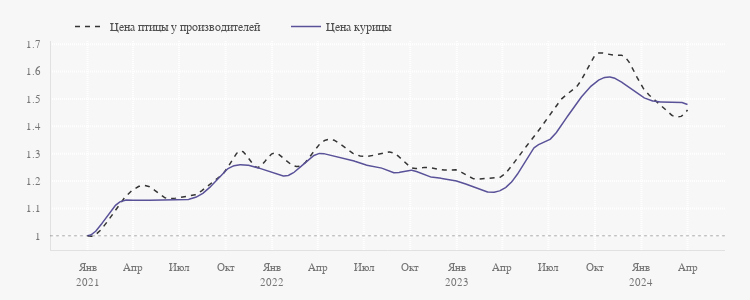

The cell this chart's notebook holds for it:
### Markdown cell above
### Цена курицы

### Code cell
fig = go.Figure(layout=dict(width=750, height=300))

fig.add_trace(
    go.Scatter(
        x=smoothed(prices_food_growth['птица сельскохозяйственная живая'], datetime_index=True).index,
        y=smoothed(prices_food_growth['птица сельскохозяйственная живая'],  datetime_index=True).values.ravel(),
        mode='lines', line_color=palette[-5], opacity=1, line_dash='5px', hoverinfo='skip',
        name='Цена птицы у производителей'))
fig.add_trace(
    go.Scatter(
        x=prices_food_growth['птица сельскохозяйственная живая'].index,
        y=prices_food_growth['птица сельскохозяйственная живая'],
        marker=dict(opacity=0, size=6),
        mode='markers', line_color=palette[0], showlegend=False,
        name='Цена птицы у производителей'))
fig.add_trace(
    go.Scatter(
        x=smoothed(prices_food_growth['куры охлажденные и мороженые, кг'], datetime_index=True).index,
        y=smoothed(prices_food_growth['куры охлажденные и мороженые, кг'],  datetime_index=True).values.ravel(),
        mode='lines', line_color=palette[7], hoverinfo='skip',
        name='Цена курицы'))
fig.add_trace(
    go.Scatter(
        x=prices_food_growth['куры охлажденные и мороженые, кг'].index,
        y=prices_food_growth['куры охлажденные и мороженые, кг'],
        marker=dict(opacity=0, size=6),
        mode='markers', line_color=palette[7], showlegend=False,
        name='Цена курицы'))

pl_hline(1)

fig.update_xaxes(dtick='M3', tickformat="%b<br>%Y", labelalias=xtickaliases)
fig.update_yaxes(dtick=0.1)

fig.show(config=config)

### Figure 1 — Plotly figure (JSON) as saved in the notebook; plotly's stock layout.template omitted (floating-point values rounded to 4 significant figures; data arrays with more than 128 entries replaced by an {"elided": "..."} marker saying what was removed)
{"data": [{"hoverinfo": "skip", "line": {"color": "#353535", "dash": "5px"}, "mode": "lines", "name": "Цена птицы у производителей", "opacity": 1, "type": "scatter", "x": {"elided": "1000 str values"}, "y": {"elided": "1000 float values"}}, {"line": {"color": "#4F4F4F"}, "marker": {"opacity": 0, "size": 6}, "mode": "markers", "name": "Цена птицы у производителей", "showlegend": false, "type": "scatter", "x": ["2021-01-01T00:00:00", "2021-02-01T00:00:00", "2021-03-01T00:00:00", "2021-04-01T00:00:00", "2021-05-01T00:00:00", "2021-06-01T00:00:00", "2021-07-01T00:00:00", "2021-08-01T00:00:00", "2021-09-01T00:00:00", "2021-10-01T00:00:00", "2021-11-01T00:00:00", "2021-12-01T00:00:00", "2022-01-01T00:00:00", "2022-02-01T00:00:00", "2022-03-01T00:00:00", "2022-04-01T00:00:00", "2022-05-01T00:00:00", "2022-06-01T00:00:00", "2022-07-01T00:00:00", "2022-08-01T00:00:00", "2022-09-01T00:00:00", "2022-10-01T00:00:00", "2022-11-01T00:00:00", "2022-12-01T00:00:00", "2023-01-01T00:00:00", "2023-02-01T00:00:00", "2023-03-01T00:00:00", "2023-04-01T00:00:00", "2023-05-01T00:00:00", "2023-06-01T00:00:00", "2023-07-01T00:00:00", "2023-08-01T00:00:00", "2023-09-01T00:00:00", "2023-10-01T00:00:00", "2023-11-01T00:00:00", "2023-12-01T00:00:00", "2024-01-01T00:00:00", "2024-02-01T00:00:00", "2024-03-01T00:00:00", "2024-04-01T00:00:00"], "y": [1, 1.03, 1.11, 1.17, 1.18, 1.14, 1.14, 1.15, 1.19, 1.24, 1.31, 1.25, 1.3, 1.27, 1.26, 1.33, 1.35, 1.31, 1.29, 1.3, 1.3, 1.25, 1.25, 1.24, 1.24, 1.21, 1.21, 1.22, 1.29, 1.36, 1.44, 1.51, 1.56, 1.66, 1.66, 1.65, 1.55, 1.49, 1.44, 1.46]}, {"hoverinfo": "skip", "line": {"color": "#595299"}, "mode": "lines", "name": "Цена курицы", "type": "scatter", "x": {"elided": "1000 str values"}, "y": {"elided": "1000 float values"}}, {"line": {"color": "#595299"}, "marker": {"opacity": 0, "size": 6}, "mode": "markers", "name": "Цена курицы", "showlegend": false, "type": "scatter", "x": ["2021-01-01T00:00:00", "2021-02-01T00:00:00", "2021-03-01T00:00:00", "2021-04-01T00:00:00", "2021-05-01T00:00:00", "2021-06-01T00:00:00", "2021-07-01T00:00:00", "2021-08-01T00:00:00", "2021-09-01T00:00:00", "2021-10-01T00:00:00", "2021-11-01T00:00:00", "2021-12-01T00:00:00", "2022-01-01T00:00:00", "2022-02-01T00:00:00", "2022-03-01T00:00:00", "2022-04-01T00:00:00", "2022-05-01T00:00:00", "2022-06-01T00:00:00", "2022-07-01T00:00:00", "2022-08-01T00:00:00", "2022-09-01T00:00:00", "2022-10-01T00:00:00", "2022-11-01T00:00:00", "2022-12-01T00:00:00", "2023-01-01T00:00:00", "2023-02-01T00:00:00", "2023-03-01T00:00:00", "2023-04-01T00:00:00", "2023-05-01T00:00:00", "2023-06-01T00:00:00", "2023-07-01T00:00:00", "2023-08-01T00:00:00", "2023-09-01T00:00:00", "2023-10-01T00:00:00", "2023-11-01T00:00:00", "2023-12-01T00:00:00", "2024-01-01T00:00:00", "2024-02-01T00:00:00", "2024-03-01T00:00:00", "2024-04-01T00:00:00"], "y": [1, 1.05, 1.12, 1.13, 1.13, 1.13, 1.13, 1.14, 1.18, 1.24, 1.26, 1.25, 1.23, 1.22, 1.26, 1.3, 1.29, 1.28, 1.26, 1.25, 1.23, 1.24, 1.22, 1.21, 1.2, 1.18, 1.16, 1.17, 1.23, 1.32, 1.35, 1.42, 1.5, 1.56, 1.58, 1.55, 1.51, 1.49, 1.49, 1.48]}], "layout": {"height": 300, "shapes": [{"line": {"color": "black", "dash": "3px", "width": 1}, "opacity": 0.3, "type": "line", "x0": 0, "x1": 1, "xref": "x domain", "y0": 1, "y1": 1, "yref": "y"}], "width": 750, "xaxis": {"autorange": true, "dtick": "M3", "labelalias": {"Apr<br>2021": "Апр", "Apr<br>2022": "Апр", "Apr<br>2023": "Апр", "Apr<br>2024": "Апр", "Aug<br>2021": "Авг", "Aug<br>2022": "Авг", "Aug<br>2023": "Авг", "Aug<br>2024": "Авг", "Dec<br>2021": "Дек", "Dec<br>2022": "Дек", "Dec<br>2023": "Дек", "Dec<br>2024": "Дек", "Feb<br>2021": "Фев", "Feb<br>2022": "Фев", "Feb<br>2023": "Фев", "Feb<br>2024": "Фев", "Jan<br>2021": "Янв<br>2021", "Jan<br>2022": "Янв<br>2022", "Jan<br>2023": "Янв<br>2023", "Jan<br>2024": "Янв<br>2024", "Jul<br>2021": "Июл", "Jul<br>2022": "Июл", "Jul<br>2023": "Июл", "Jul<br>2024": "Июл", "Jun<br>2021": "Июн", "Jun<br>2022": "Июн", "Jun<br>2023": "Июн", "Jun<br>2024": "Июн", "Mar<br>2021": "Мар", "Mar<br>2022": "Мар", "Mar<br>2023": "Мар", "Mar<br>2024": "Мар", "May<br>2021": "Май", "May<br>2022": "Май", "May<br>2023": "Май", "May<br>2024": "Май", "Nov<br>2021": "Ноя", "Nov<br>2022": "Ноя", "Nov<br>2023": "Ноя", "Nov<br>2024": "Ноя", "Oct<br>2021": "Окт", "Oct<br>2022": "Окт", "Oct<br>2023": "Окт", "Oct<br>2024": "Окт", "Sep<br>2021": "Сен", "Sep<br>2022": "Сен", "Sep<br>2023": "Сен", "Sep<br>2024": "Сен"}, "range": ["2020-10-18 21:00", "2024-06-14 03:00"], "tickformat": "%b<br>%Y", "type": "date"}, "yaxis": {"autorange": true, "dtick": 0.1, "range": [0.9481, 1.712], "type": "linear"}}}
